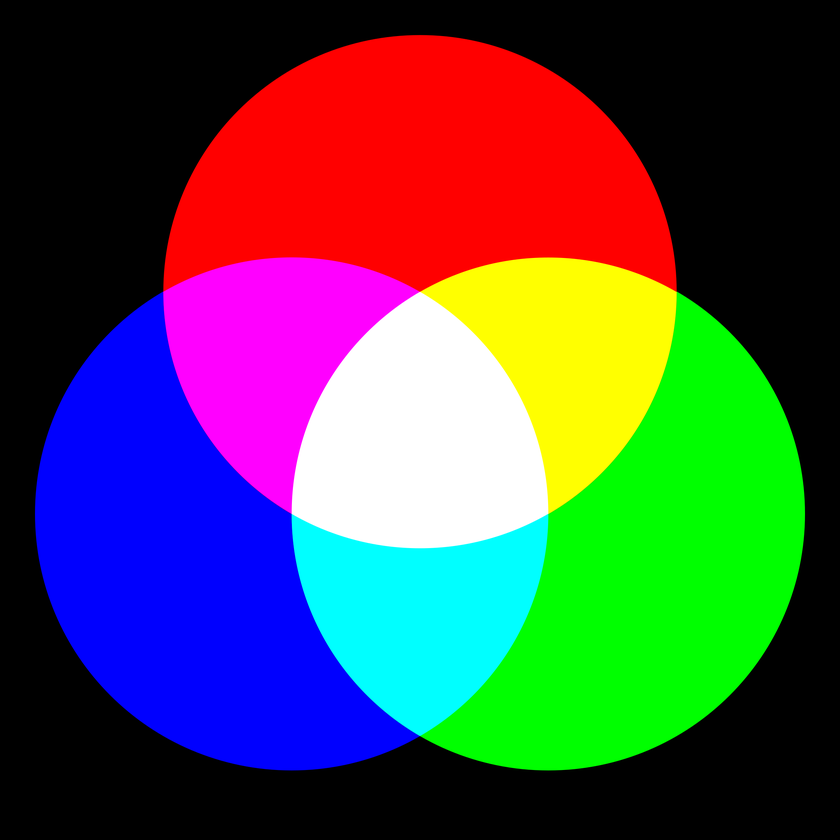
%> input picture rgb.png, 840 x 840 px, shrunk from 2400 x 2400 before the run
$ octave untitled3.m   (GNU Octave 9; MATLAB toolbox functions it lacks are replaced by stand-ins)
%> lines starting %> are read from the running program, lines starting %| are printed output that depends on the picture
img=imread("rgb.png");
%> img is the input picture: size 840x840x3 uint8; mean R, G, B 74.8, 74.8, 74.8

img2=rgb2ycbcr(img);
%> img2: size 840x840x3 uint8; mean of channels 1, 2, 3 80.2, 128, 128

subplot(2,2,1),imshow(img2);
subplot(2,2,2),imshow(img);

img3= img2(:,:,1);
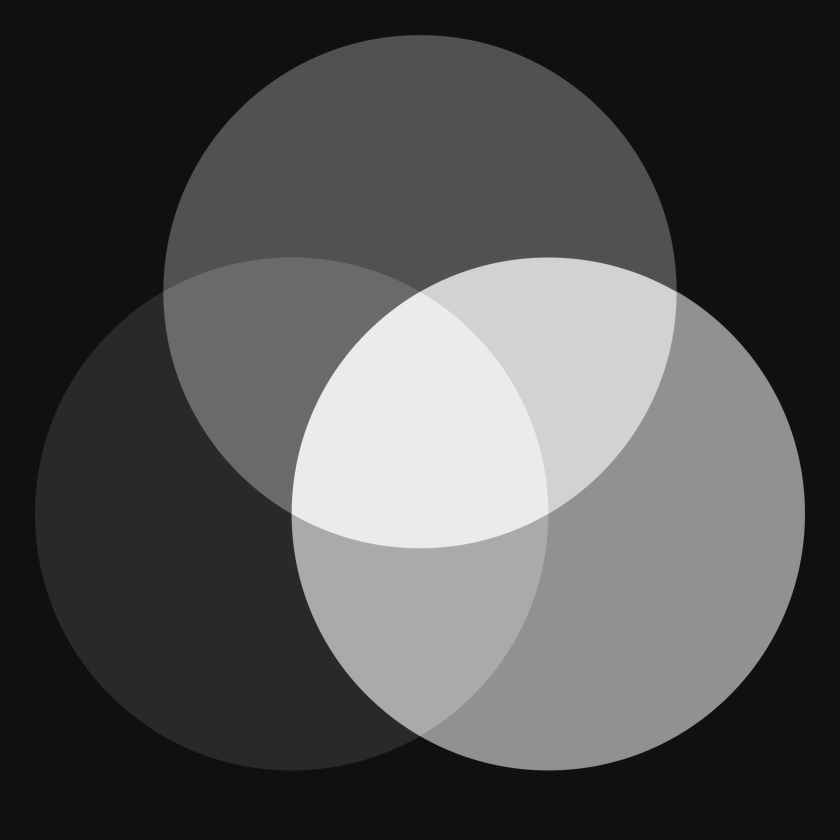
%> img3: size 840x840 uint8; min 16, max 235, mean 80.2

imwrite(img3,"intensity.png",'png');

t= dctmtx(16);
imgdouble=im2double(img3);

b = blkproc(imgdouble,[16 16], "P1*x*P2", t, t');
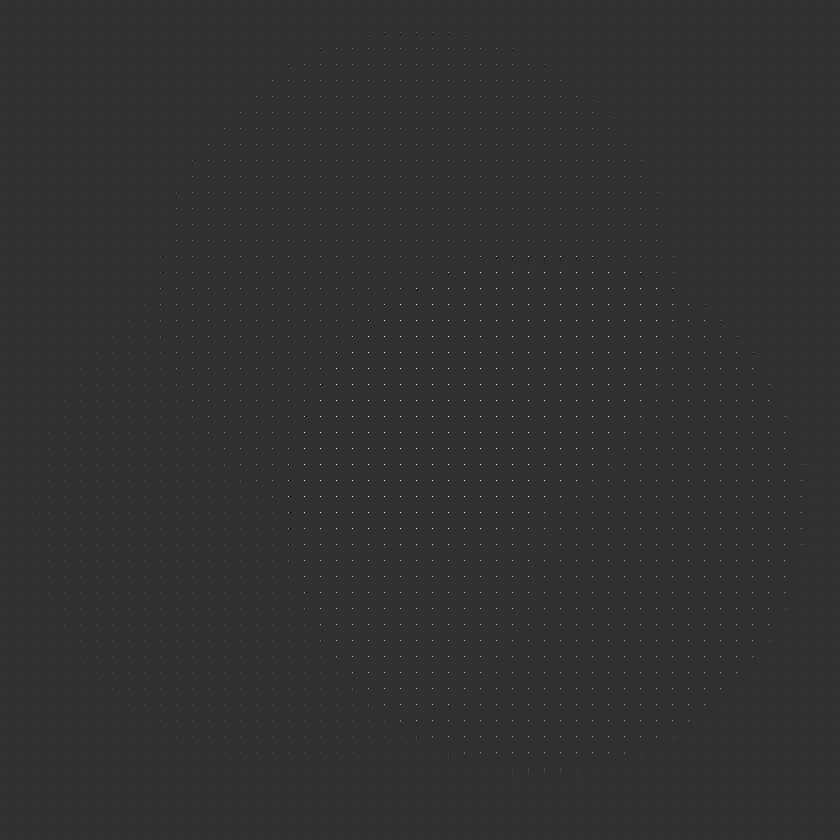
%> b: size 840x840 double; min -3.54, max 14.75, mean 0.0197; drawn with min black and max white
 subplot(2,2,3),imshow(b);
%> after `imshow(b)`:
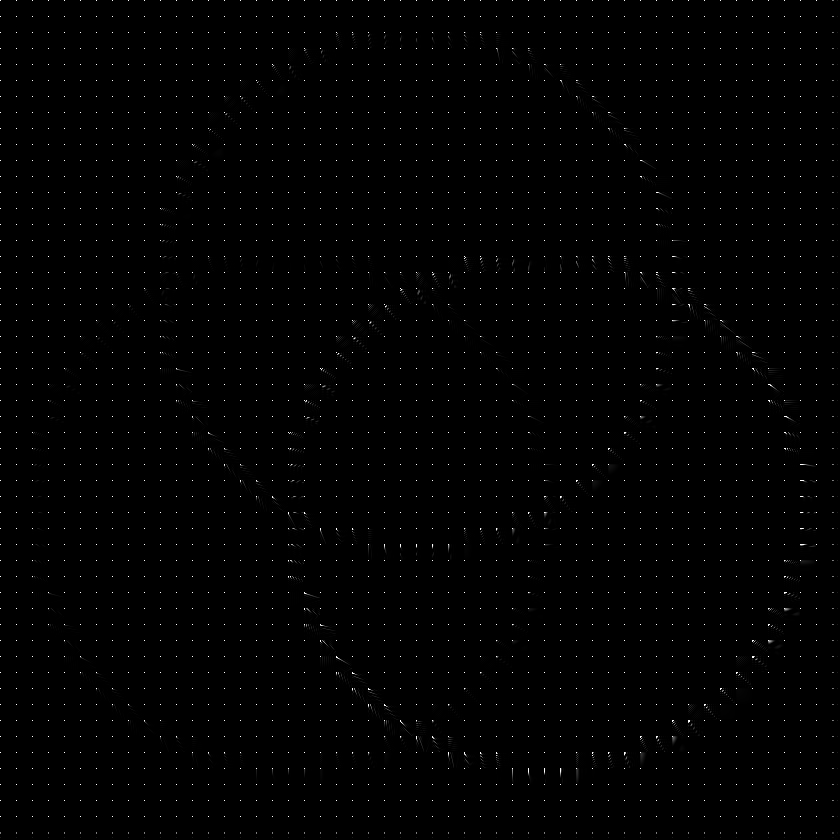
%> displayed picture: size 840x840, on the screen's scale of 0 to 255; min 0, max 255, mean 1.4

mask = [
    1 1 1 1 1 1 1 1 0 0 0 0 0 0 0 0
    1 1 1 1 1 1 1 0 0 0 0 0 0 0 0 0
    1 1 1 1 1 1 0 0 0 0 0 0 0 0 0 0
    1 1 1 1 1 0 0 0 0 0 0 0 0 0 0 0
    1 1 1 1 0 0 0 0 0 0 0 0 0 0 0 0
    1 1 1 0 0 0 0 0 0 0 0 0 0 0 0 0
    1 1 0 0 0 0 0 0 0 0 0 0 0 0 0 0
    1 0 0 0 0 0 0 0 0 0 0 0 0 0 0 0
    0 0 0 0 0 0 0 0 0 0 0 0 0 0 0 0
    0 0 0 0 0 0 0 0 0 0 0 0 0 0 0 0
    0 0 0 0 0 0 0 0 0 0 0 0 0 0 0 0
    0 0 0 0 0 0 0 0 0 0 0 0 0 0 0 0
    0 0 0 0 0 0 0 0 0 0 0 0 0 0 0 0
    0 0 0 0 0 0 0 0 0 0 0 0 0 0 0 0
    0 0 0 0 0 0 0 0 0 0 0 0 0 0 0 0
    0 0 0 0 0 0 0 0 0 0 0 0 0 0 0 0];
b2 = blkproc(b , [16 16] , "P1.*x" , mask);


result=blkproc(b2,[16 16],"P1*x*P2",t',t);

subplot(2,2,4),imshow(result);

imwrite(result,"result2.png","png");
